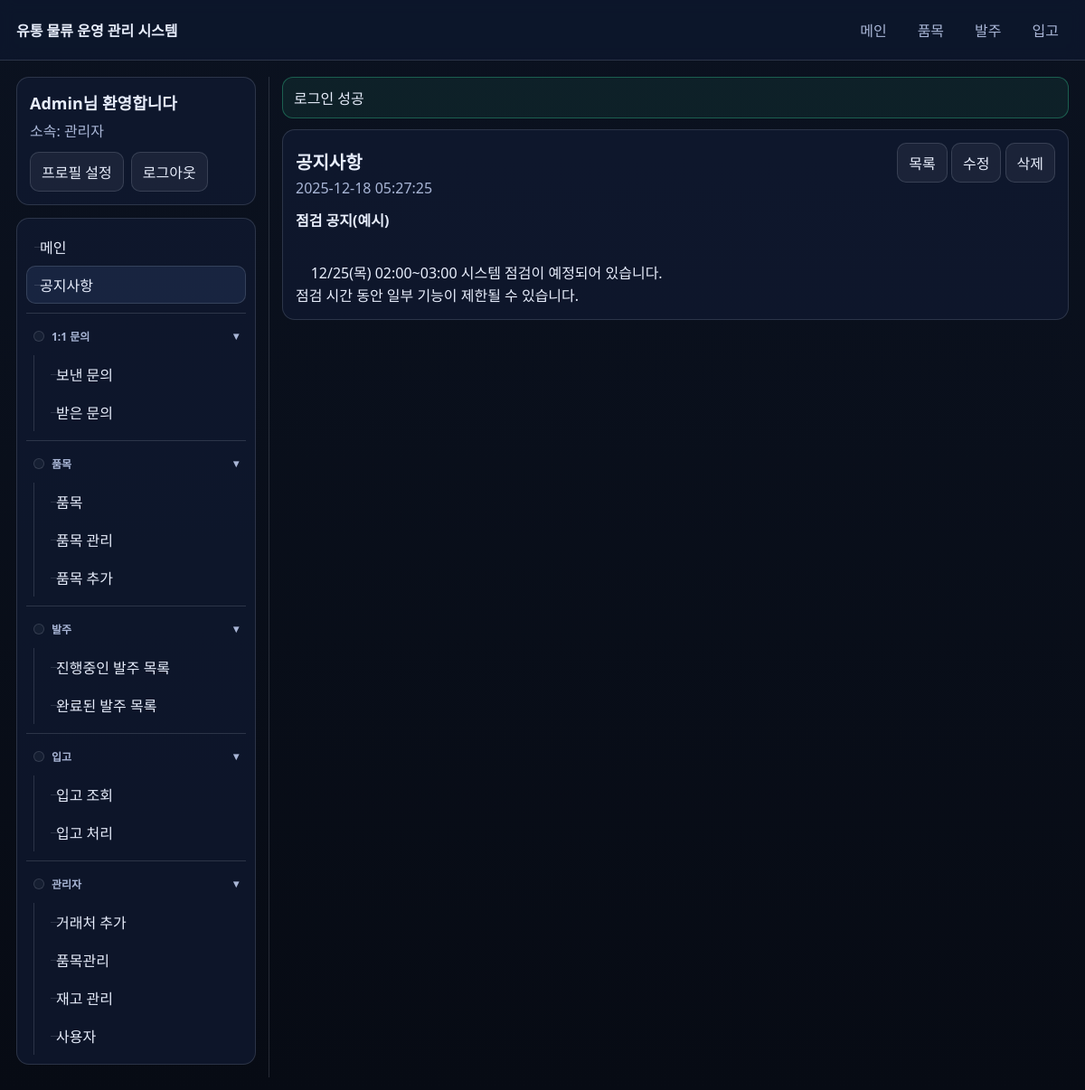
The app's page /notice_view.php?id=2 (signed in) with its own data.
### tables this page shows
CREATE TABLE notices (
  id BIGINT UNSIGNED NOT NULL AUTO_INCREMENT,
  title VARCHAR(200) NOT NULL,
  body TEXT NOT NULL,
  active TINYINT(1) NOT NULL DEFAULT 1,
  created_at DATETIME NOT NULL DEFAULT CURRENT_TIMESTAMP,
  updated_at DATETIME NOT NULL DEFAULT CURRENT_TIMESTAMP ON UPDATE CURRENT_TIMESTAMP,
  PRIMARY KEY (id),
  KEY idx_notices_active_created (active, created_at)
);

### includes/bootstrap.php (called while the page is built, shortened)
<?php
function e(?string $value): string {
  return htmlspecialchars((string)$value, ENT_QUOTES | ENT_SUBSTITUTE, 'UTF-8');
}
function url(string $path): string {
  $path = '/' . ltrim($path, '/');
  return $path;
}
spl_autoload_register(function ($class) {
  $base = __DIR__ . '/../classes/';
  $path = $base . str_replace('\\', '/', $class) . '.php';
});
require_once __DIR__ . '/auth.php';

### classes/Notice.php (called while the page is built, shortened)
<?php
final class Notice {
  public static function find(PDO $db, int $id): ?array {
    $st = $db->prepare('SELECT id, title, body, created_at FROM notices WHERE id = ? AND active = 1');
    $st->execute([$id]);
    $row = $st->fetch();
    return $row ?: null;
  }
}

### includes/auth.php (called while the page is built, shortened)
<?php
function current_user(): ?array {
  return $_SESSION['user'] ?? null;
}
function is_admin(): bool {
  $u = current_user();
  return $u && ($u['role'] ?? '') === 'admin';
}

### notice_view.php (the view, shortened to what this page needs)
<?php
require_once __DIR__ . '/includes/bootstrap.php';
$db = db();
$id = (int)($_GET['id'] ?? 0);
$notice = Notice::find($db, $id);
require_once __DIR__ . '/includes/header.php';
?>
<div class="card">
  <div class="kpi">
    <div>
      <h1 class="h1" style="margin-bottom:4px">공지사항</h1>
      <div class="muted"><?= e((string)($notice['created_at'] ?? '')) ?></div>
    </div>
    <div>
      <a class="btn secondary" href="<?= e(url('/notice.php')) ?>">목록</a>
      <?php if (is_admin()): ?>
        <a class="btn secondary" href="<?= e(url('/notice_edit.php?id=' . $id)) ?>">수정</a>
        <form method="post" action="<?= e(url('/notice.php')) ?>" style="display:inline" onsubmit="return confirm('정말 이 공지사항을 삭제할까요?')">
          <button class="btn secondary" type="submit">삭제</button>
        </form>
      <?php endif; ?>
    </div>
  </div>
  <div style="font-weight:800;margin-bottom:10px;word-break:keep-all;overflow-wrap:normal">
    <?= e((string)($notice['title'] ?? '')) ?>
  </div>
  <div style="white-space:pre-wrap;line-height:1.55">
    <?= e((string)($notice['body'] ?? '')) ?>
  </div>
</div>
<?php require_once __DIR__ . '/includes/footer.php'; ?>

### assets/app.css (style rules this page uses)
:root { --bg:#0b1220;--card:#101b33;--text:#e8eefc;--muted:#a9b6d6;--border:rgba(232,238,252,.14);--accent:#7aa2ff;--danger:#ff6b6b;--ok:#36d399; }
* { box-sizing:border-box }
body { margin:0;font-family:system-ui,-apple-system,Segoe UI,Roboto,Helvetica,Arial,sans-serif;background:linear-gradient(180deg,var(--bg),#070b14);color:var(--text) }
a { color:var(--accent);text-decoration:none }
.card { background:rgba(16,27,51,.70);border:1px solid var(--border);border-radius:14px;padding:14px }
.h1 { font-size:20px;margin:0 0 10px 0;word-break:keep-all;overflow-wrap:normal;white-space:nowrap }
.muted { color:var(--muted) }
.btn { display:inline-block;padding:9px 12px;border-radius:10px;border:1px solid var(--border);background:rgba(122,162,255,.12);color:var(--text);cursor:pointer;font:inherit }
.btn.secondary { background:rgba(232,238,252,.06) }
.kpi { display:flex;gap:10px;align-items:baseline;justify-content:space-between }

### records on screen
notices: created_at "2025-12-18 05:27:25", title "점검 공지(예시)", body "12/25(목) 02:00~03:00 시스템 점검이 예정되어 있습니다. 점검 시간 동안 일부 기능이 제한될 수 있습니다."

### other values on screen
APP_NAME "유통 물류 운영 관리 시스템"
$me['name'] "Admin"
$flash['message'] "로그인 성공"
